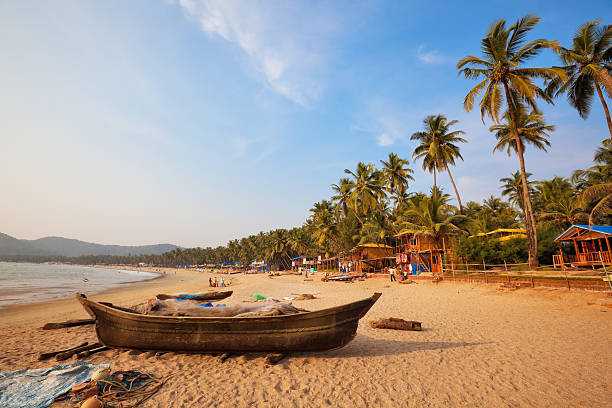
#> input picture OpenCV/Techniques of Image processing/Image arithmetics and bitwise operations/image1.jpg, 612 x 408 px, found by its file name
$ python masking.py
#> lines starting #> are read from the running program, lines starting #| are printed output that depends on the picture
# -*- coding: utf-8 -*-
"""
Created on Sat Oct 31 19:59:23 2020

@author: elton
"""

from __future__ import print_function
import cv2
import matplotlib.pyplot as plt
import numpy as np

image1_path=(r'C:/Users/elton/Documents/Computer Vision/Building computer vision applications using ANN/Techniques of image processing/Image arithmetics and bitwise operations/image1.jpg')
image1=cv2.imread(image1_path)
#> image1 is the input picture: shape (408, 612, 3); mean B, G, R 141.3, 149.9, 160.5
image1=cv2.cvtColor(image1, cv2.COLOR_BGR2RGB)
plt.imshow(image1)

#create a rectangular mask
maskImage = cv2.rectangle(np.zeros(image1.shape[:2], dtype="uint8"),
                           (50, 50), (int(image1.shape[1])-50,
                                      int(image1.shape[0] / 2)-50),
                           (255, 255, 255), -1)
plt.imshow(maskImage)

#Using bitwise_and operation perform masking. Notice the mask=maskImage argument
masked = cv2.bitwise_and(image1, image1, mask=maskImage)
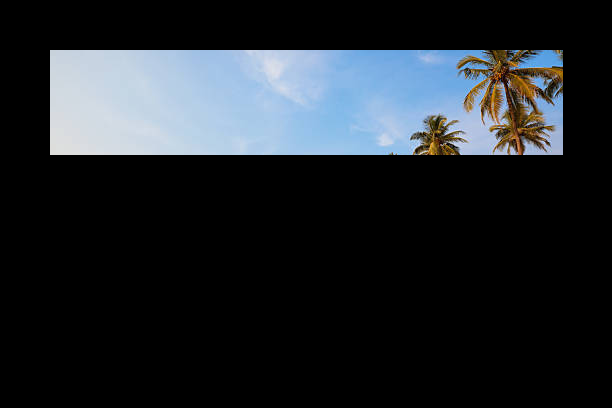
#> masked: shape (408, 612, 3); mean R, G, B 34.4, 39.1, 44
plt.imshow(masked)
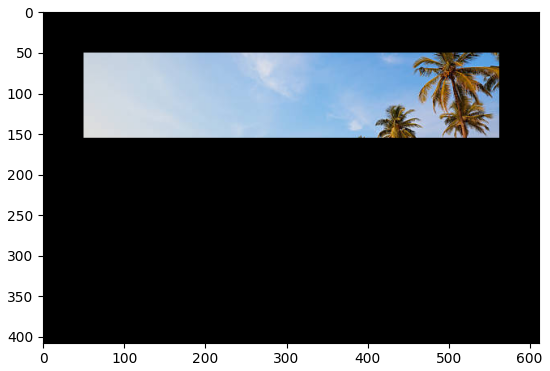
#> figure drawn by matplotlib, 1 panel

$ run again, with OpenCV/Techniques of Image processing/Image arithmetics and bitwise operations/image2.jpg copied over OpenCV/Techniques of Image processing/Image arithmetics and bitwise operations/image1.jpg
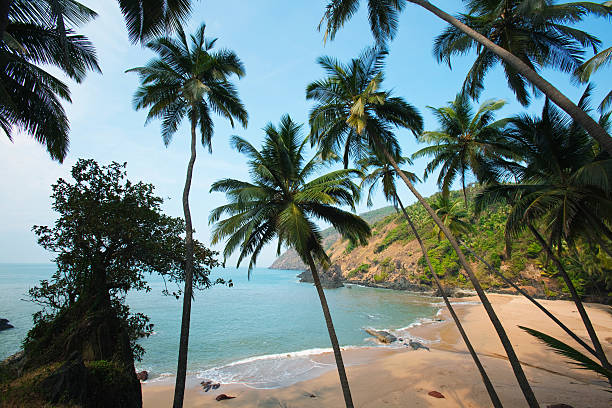
#> input picture OpenCV/Techniques of Image processing/Image arithmetics and bitwise operations/image2.jpg, 612 x 408 px, found by its file name
#> image1 is the input picture: shape (408, 612, 3); mean B, G, R 122.5, 124.5, 106.9
#> `masked = cv2.bitwise_and(image1, image1, mask=maskImage)`:
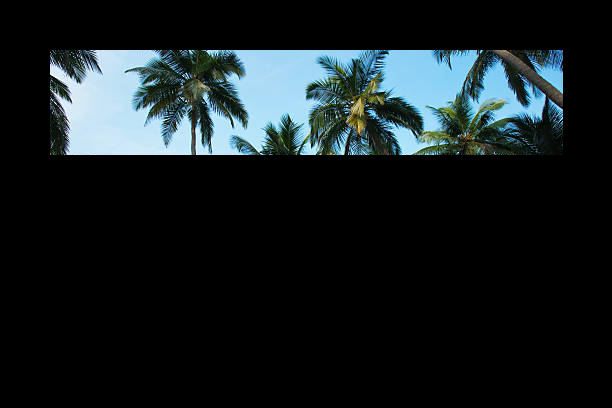
#> masked: shape (408, 612, 3); mean R, G, B 22.7, 30.4, 32.8
#> `plt.imshow(masked)`:
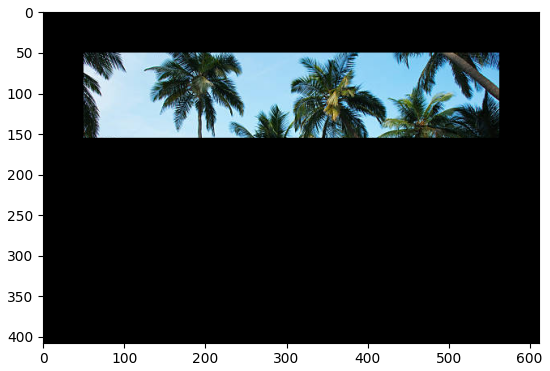
#> figure drawn by matplotlib, 1 panel
